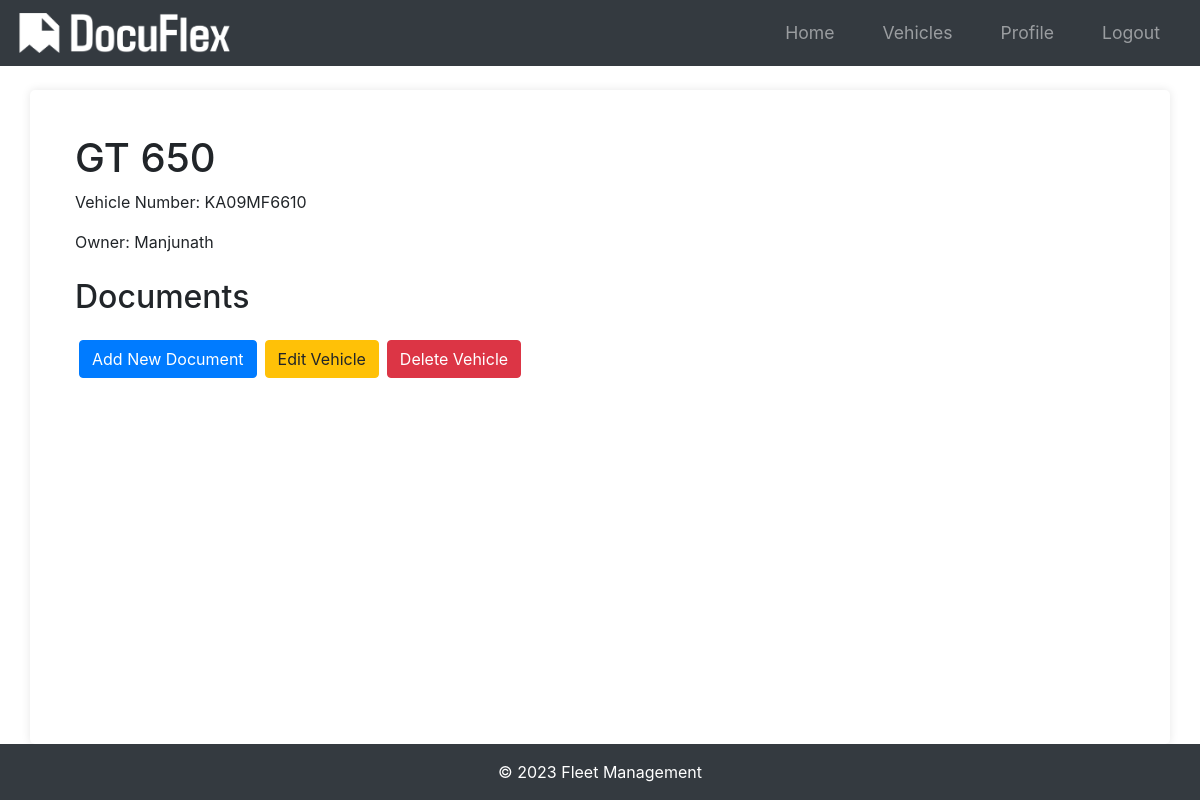
The app's page /vehicle/1 (signed in), older data.
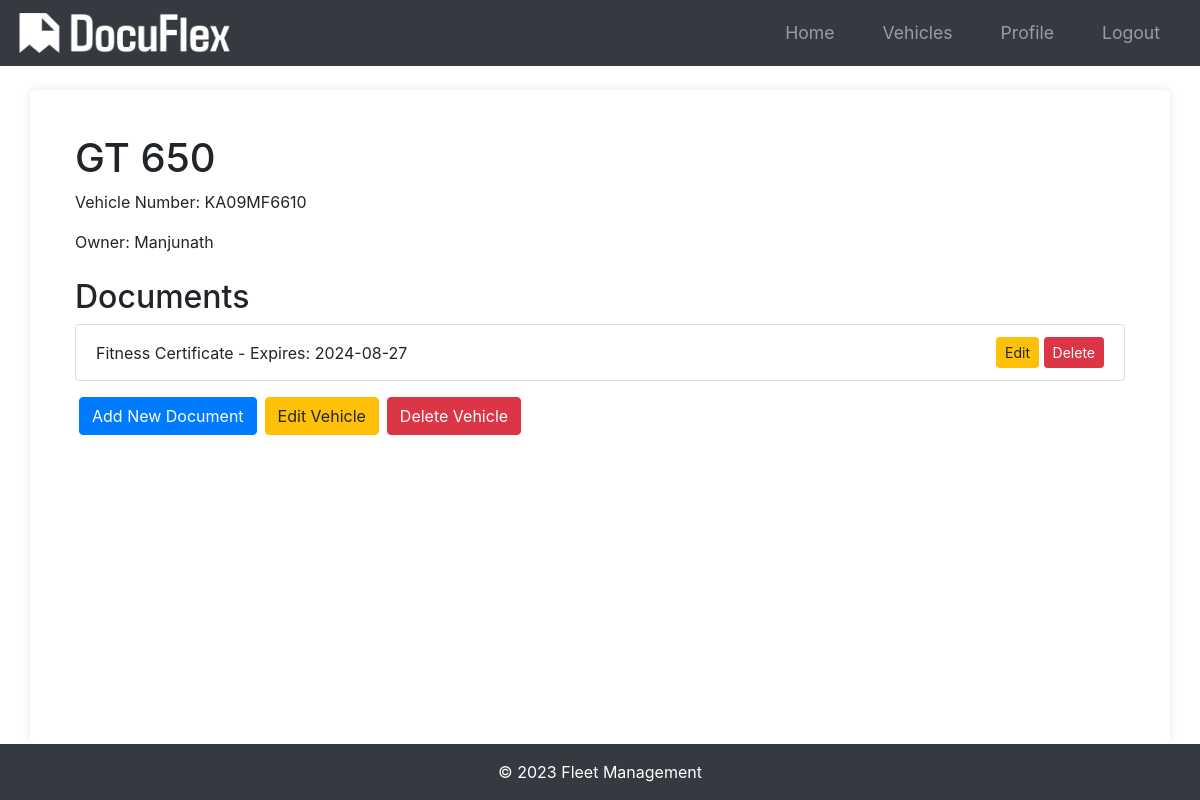
The same page, newer data.
### app/models.py (models this page shows, shortened)
class Document(db.Model):
    id = db.Column(db.Integer, primary_key=True)
    document_type = db.Column(db.String(50), nullable=False)
    serial_number = db.Column(db.String(100), nullable=False)
    start_date = db.Column(db.DateTime, nullable=False)
    end_date = db.Column(db.DateTime, nullable=False)
    date_posted = db.Column(db.DateTime, nullable=False, default=datetime.utcnow)
    vehicle_id = db.Column(
        db.Integer,
        db.ForeignKey("vehicle.id", ondelete="CASCADE"),
        nullable=False,
        index=True,
    )
    additional_info = db.Column(db.Text, nullable=True)
    user_id = db.Column(db.Integer, db.ForeignKey('user.id'), nullable=False)
    status = db.Column(db.String(20), nullable=True)
    file_path = db.Column(db.String(300), nullable=True)

### app/routes.py (the view)
@main.route("/vehicle/<int:vehicle_id>")
@login_required
def view_vehicle(vehicle_id):
    vehicle = Vehicle.query.get_or_404(vehicle_id)
    if vehicle.owner != current_user:
        abort(403)
    documents = (
        Document.query.filter_by(vehicle_id=vehicle.id)
        .order_by(Document.id.desc())
        .all()
    )  # Sort documents by ID
    return render_template("vehicle.html", vehicle=vehicle, documents=documents)

### app/__init__.py (called while the page is built)
def create_app(config_class=Config):
    app = Flask(__name__)
    app.config.from_object(config_class)
    db.init_app(app)
    bcrypt.init_app(app)
    login_manager.init_app(app)
    mail.init_app(app)
    migrate.init_app(app, db)
    login_manager.login_view = "main.login"
    login_manager.login_message_category = "info"
    from app.models import User
    @login_manager.user_loader
    def load_user(user_id):
        return User.query.get(int(user_id))
    from app.routes import main as main_blueprint
    app.register_blueprint(main_blueprint)
    scheduler = BackgroundScheduler()
    scheduler.add_job(check_document_expirations, "interval", hours=24)
    scheduler.start()
    return app

### app/templates/vehicle.html (shortened to what this page needs)
{% extends "layout.html" %}
{% block main %}
<div class="container">
    <h1 class="mt-4">{{ vehicle.name }}</h1>
    <p>Vehicle Number: {{ vehicle.vehicle_number }}</p>
    <p>Owner: {{ vehicle.owner.username }}</p>
    <h2 class="mt-4">Documents</h2>
    <ul class="list-group">
        {% for document in vehicle.documents %}
        <li class="list-group-item d-flex justify-content-between align-items-center">
            {{ document.document_type }} - Expires: {{ document.end_date.strftime('%Y-%m-%d') }}
            <span>
                <a href="{{ url_for('main.edit_document', vehicle_id=vehicle.id, document_id=document.id) }}" class="btn btn-warning btn-sm">Edit</a>
                <form action="{{ url_for('main.send_delete_document_otp', vehicle_id=vehicle.id, document_id=document.id) }}" method="POST" class="d-inline">
                    <button type="submit" class="btn btn-danger btn-sm">Delete</button>
                </form>
            </span>
        </li>
        {% endfor %}
    </ul>
    <div class="d-flex mt-3">
        <a href="{{ url_for('main.add_document', vehicle_id=vehicle.id) }}" class="btn btn-primary mx-1">Add New Document</a>
        <a href="{{ url_for('main.edit_vehicle', vehicle_id=vehicle.id) }}" class="btn btn-warning mx-1">Edit Vehicle</a>
        <form action="{{ url_for('main.send_delete_otp', vehicle_id=vehicle.id) }}" method="POST" class="d-inline">
            <button type="submit" class="btn btn-danger mx-1">Delete Vehicle</button>
        </form>
    </div>
</div>
{% endblock %}

Row changes from the older to the newer data that the page shows:
added Document: document_type "Fitness Certificate", end_date "2024-08-27"
